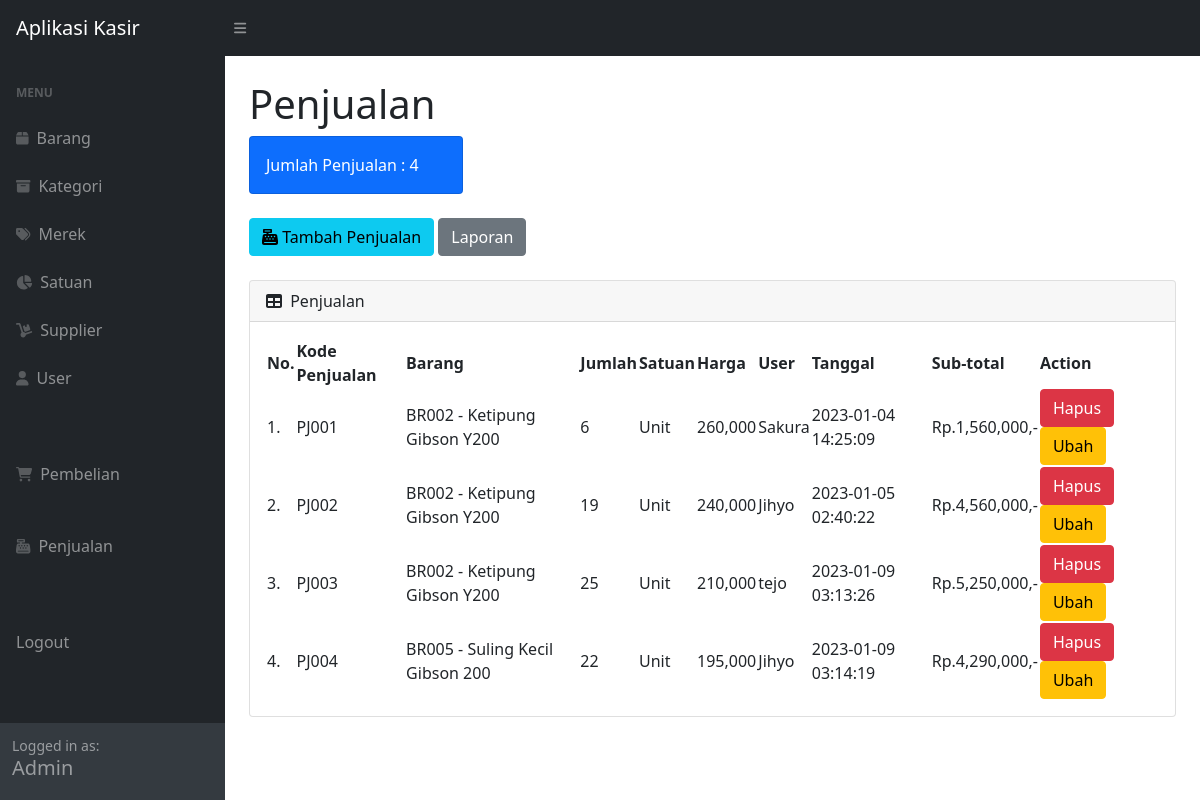
Page /master_penjualan.php (signed in) on the committed database.
### tables this page shows
CREATE TABLE `master_penjualan` (
  `id_penjualan` int(3) UNSIGNED ZEROFILL NOT NULL,
  `kode_penjualan` varchar(10) NOT NULL,
  `barang` varchar(10) NOT NULL COMMENT 'master_barang=>kode_barang',
  `jumlah` int(11) UNSIGNED NOT NULL,
  `satuan` varchar(25) NOT NULL COMMENT 'master_satuan=>id_satuan',
  `harga` double UNSIGNED NOT NULL,
  `user` varchar(25) NOT NULL COMMENT 'master_user=>username',
  `tanggal` timestamp NOT NULL DEFAULT current_timestamp()
);

CREATE TABLE `master_barang` (
  `id_barang` int(3) UNSIGNED ZEROFILL NOT NULL,
  `kode_barang` varchar(10) NOT NULL,
  `kategori` int(3) UNSIGNED ZEROFILL NOT NULL,
  `merek` int(3) UNSIGNED ZEROFILL NOT NULL,
  `nama_barang` varchar(100) NOT NULL,
  `stok` int(11) UNSIGNED NOT NULL,
  `harga` double NOT NULL,
  `harga_jual` double NOT NULL
);

CREATE TABLE `master_satuan` (
  `id_satuan` int(3) UNSIGNED ZEROFILL NOT NULL,
  `nama_satuan` varchar(25) NOT NULL,
  `ket_satuan` tinytext DEFAULT NULL
);

CREATE TABLE `master_user` (
  `id_user` int(3) UNSIGNED ZEROFILL NOT NULL,
  `username` varchar(25) NOT NULL,
  `pw` varchar(15) NOT NULL,
  `full_name` varchar(100) NOT NULL,
  `level` varchar(15) NOT NULL
);

### master_penjualan.php (the view, shortened to what this page needs)
<?php
require "function.php";
?>
<!DOCTYPE html>
<html lang="en">
<head>
    <link href="https://cdn.jsdelivr.net/npm/simple-datatables@latest/dist/style.css" rel="stylesheet" />
    <link href="css/styles.css" rel="stylesheet" />
</head>
<body class="sb-nav-fixed">
    <nav class="sb-topnav navbar navbar-expand navbar-dark bg-dark">
        <a class="navbar-brand ps-3" href="index.php">
            <img src="">Aplikasi Kasir
        </a>
        <button class="btn btn-link btn-sm order-1 order-lg-0 me-4 me-lg-0" id="sidebarToggle" href="#!"><i class="fas fa-bars"></i></button>
    </nav>
    <div id="layoutSidenav">
        <div id="layoutSidenav_nav">
            <nav class="sb-sidenav accordion sb-sidenav-dark" id="sidenavAccordion">
                <div class="sb-sidenav-menu">
                    <div class="nav">
                        <div class="sb-sidenav-menu-heading">Menu</div>
                        <a class="nav-link" href="index.php">
                            <div class="sb-nav-link-icon"><i class="fas fa-box"></i></div>
                            Barang
                        </a>
                        <a class="nav-link" href="master_kategori.php">
                            <div class="sb-nav-link-icon"><i class="fas fa-archive"></i></div>
                            Kategori
                        </a>
                        <a class="nav-link" href="master_merek.php">
                            <div class="sb-nav-link-icon"><i class="fas fa-tags"></i></div>
                            Merek
                        </a>
                        <a class="nav-link" href="master_satuan.php">
                            <div class="sb-nav-link-icon"><i class="fas fa-chart-pie"></i></div>
                            Satuan
                        </a>
                        <a class="nav-link" href="master_supplier.php">
                            <div class="sb-nav-link-icon"><i class="fas fa-dolly"></i></div>
                            Supplier
                        </a>
                        <a class="nav-link" href="master_user.php">
                            <div class="sb-nav-link-icon"><i class="fa-solid fa-user"></i></div>
                            User
                        </a>
                        <br><br>
                        <a class="nav-link" href="master_pembelian.php">
                            <div class="sb-nav-link-icon"><i class="fas fa-shopping-cart"></i></div>
                            Pembelian
                        </a>
                        <br>
                        <a class="nav-link" href="master_penjualan.php">
                            <div class="sb-nav-link-icon"><i class="fas fa-cash-register"></i></div>
                            Penjualan
                        </a>
                        <br><br>
                        <a class="nav-link" href="logout.php">
                            Logout
                        </a>
                    </div>
                </div>
                <div class="sb-sidenav-footer">
                    <div class="small">Logged in as:</div>
                    <h5>Admin</h5>
                </div>
            </nav>
        </div>
        <div id="layoutSidenav_content">
            <main>
                <div class="container-fluid px-4">
                    <h1 class="mt-4">Penjualan</h1>
                    <div class="row">
                        <div class="col-xl-3 col-md-6">
                            <div class="card bg-primary text-white mb-4">
                                <?php
                                $jumlah = mysqli_query($conn, "SELECT * FROM master_penjualan");
                                $data = mysqli_num_rows($jumlah);
                                ?>
                                <div class="card-body">Jumlah Penjualan : <?= $data; ?></div>
                            </div>
                        </div>
                    </div>
                    <button type="button" class="btn btn-info mb-4" data-bs-toggle="modal" data-bs-target="#penjualanModal">
                        <i class="fas fa-cash-register"></i> Tambah Penjualan
                    </button>
                    <a href="cetak_penjualan.php">
                        <button type="button" class="btn btn-secondary mb-4">Laporan</button>
                    </a>
                    <div class="card mb-4">
                        <div class="card-header">
                            <i class="fas fa-table me-1"></i>
                            Penjualan
                        </div>
                        <div class="card-body">
                            <table id="datatablesSimple">
                                <thead>
                                    <tr>
                                        <th>No.</th>
                                        <th>Kode Penjualan</th>
                                        <th>Barang</th>
                                        <th>Jumlah</th>
                                        <th>Satuan</th>
                                        <th>Harga</th>
                                        <th>User</th>
                                        <th>Tanggal</th>
                                        <th>Sub-total</th>
                                        <th>Action</th>
                                    </tr>
                                </thead>
                                <tbody>
                                    <?php
                                    $no = 1;
                                    $kueri = "SELECT master_penjualan.id_penjualan,
                                                        master_penjualan.kode_penjualan,
                                                        master_barang.id_barang,
                                                        master_barang.kode_barang,
                                                        master_barang.nama_barang,
                                                        master_barang.stok,
                                                        master_penjualan.jumlah,
                                                        master_satuan.id_satuan,
                                                        master_satuan.nama_satuan,
                                                        master_penjualan.harga,
                                                        master_user.id_user,
                                                        master_user.full_name,
                                                        master_penjualan.tanggal
                                                    FROM master_penjualan INNER JOIN master_barang ON master_penjualan.barang = master_barang.id_barang
                                                                                JOIN master_satuan ON master_penjualan.satuan = master_satuan.id_satuan
                                                                                JOIN master_user ON master_penjualan.user = master_user.id_user";
                                    $ambil = mysqli_query($conn, $kueri) or die(mysqli_error($conn));
                                    while ($data = mysqli_fetch_array($ambil)) :
                                        $id_pj = $data["id_penjualan"];
                                        $subtotal = $data["jumlah"] * $data["harga"];
                                    ?>
                                        <tr>
                                            <td><?= $no++; ?>.</td>
                                            <td><?= $data["kode_penjualan"]; ?></td>
                                            <td><?= $data["kode_barang"]; ?> - <?= $data["nama_barang"]; ?></td>
                                            <td><?= $data["jumlah"]; ?></td>
                                            <td><?= $data["nama_satuan"]; ?></td>
                                            <td><?= number_format($data["harga"]); ?></td>
                                            <td><?= $data["full_name"]; ?></td>
                                            <td><?= $data["tanggal"]; ?></td>
                                            <td>Rp.<?= number_format($subtotal); ?>,-</td>
                                            <td>
                                                <button type="button" class="btn btn-danger" data-bs-toggle="modal" data-bs-target="#delete<?= $id_pj; ?>">
                                                    Hapus
                                                </button>
                                                <button type="button" class="btn btn-warning" data-bs-toggle="modal" data-bs-target="#ubah<?= $id_pj ?>">
                                                    Ubah
                                                </button>
                                            </td>
                                        </tr>
                                    <?php endwhile; ?>
                                </tbody>
                            </table>
                        </div>
                    </div>
                </div>
            </main>
        </div>
    </div>
</body>
</html>

### rows in the picture
master_penjualan: kode_penjualan "PJ001", master_barang.kode_barang "BR002", master_barang.nama_barang "Ketipung Gibson Y200", jumlah "6", master_satuan.nama_satuan "Unit", harga "260,000", master_user.full_name "Sakura", tanggal "2023-01-04 14:25:09", subtotal "1,560,000"
master_penjualan: kode_penjualan "PJ002", master_barang.kode_barang "BR002", master_barang.nama_barang "Ketipung Gibson Y200", jumlah "19", master_satuan.nama_satuan "Unit", harga "240,000", master_user.full_name "Jihyo", tanggal "2023-01-05 02:40:22", subtotal "4,560,000"
master_penjualan: kode_penjualan "PJ003", master_barang.kode_barang "BR002", master_barang.nama_barang "Ketipung Gibson Y200", jumlah "25", master_satuan.nama_satuan "Unit", harga "210,000", master_user.full_name "tejo", tanggal "2023-01-09 03:13:26", subtotal "5,250,000"
master_penjualan: kode_penjualan "PJ004", master_barang.kode_barang "BR005", master_barang.nama_barang "Suling Kecil Gibson 200", jumlah "22", master_satuan.nama_satuan "Unit", harga "195,000", master_user.full_name "Jihyo", tanggal "2023-01-09 03:14:19", subtotal "4,290,000"

### other values in the picture
$data "4"
